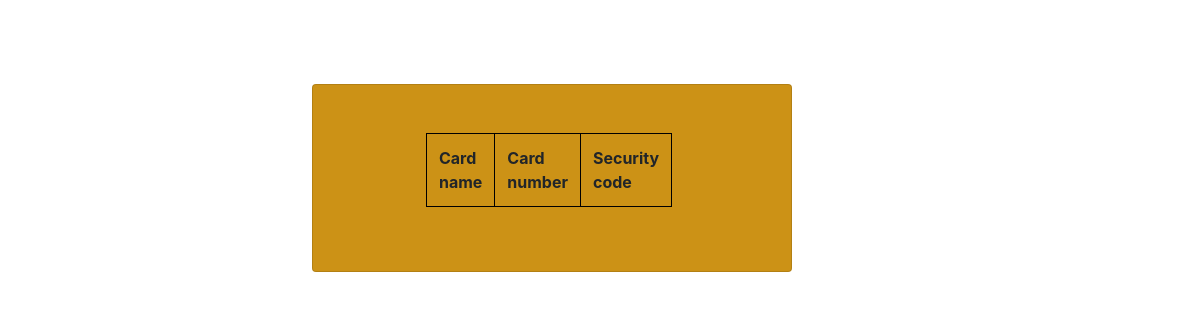
The page /wallet/cards/ on the database as committed earlier.
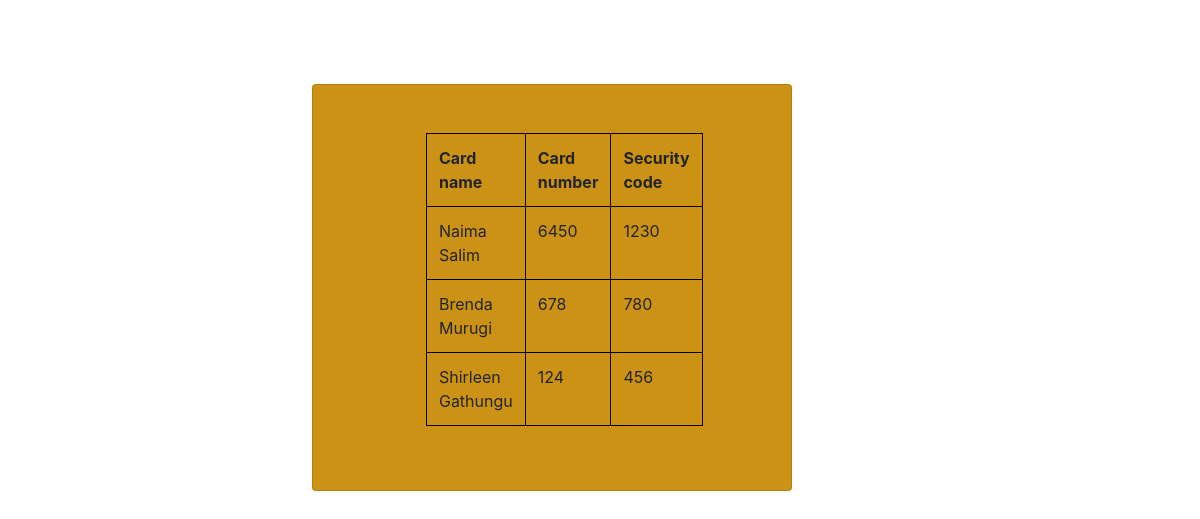
The same page on the database as committed later.
### wallet/models.py (models this page shows, shortened)
class Card(models.Model):
    card_number = models.IntegerField()
    card_name = models.CharField(max_length=20,null=True)
    date_issued = models.DateTimeField(default=datetime.now)
    CARD_CHOICES=(
        ('C','Credit Card'),
        ('D','Debit Card'),
    )
    card_type = models.CharField(max_length=20,choices=CARD_CHOICES,null=True)
    expiry_date = models.IntegerField()
    security_code = models.IntegerField()
    wallet = models.ForeignKey(Wallet,on_delete=models.CASCADE,related_name='card_wallet',null=True)
    account = models.ForeignKey(Account,on_delete=models.CASCADE,related_name='card_account',null=True)
    ISSUER_CHOICES=(
        ('v','Visa Card'),
        ('M','Master Card'),
    )
    issuer = models.CharField(max_length=20,choices=ISSUER_CHOICES,null=True)

### wallet/views.py (the view)
# urls.py: path("cards/", views.list_cards, name="cards_list"),
def list_cards(request):
    cards=Card.objects.all()
    return render(request, "wallet/cards_list.html",
    {"cards":cards})

### wallet/templates/wallet/cards_list.html (shortened to what this page needs)
<!DOCTYPE html>
<html lang="en">
<head>
    <link rel="stylesheet" href="https://cdn.jsdelivr.net/npm/bootstrap@4.3.1/dist/css/bootstrap.min.css">
</head>
<body>
    <div class="card" style="width: 30rem; background-color: rgb(204, 146, 22); padding: 4%; margin-left: 26%; margin-top: 3%; margin-top: 7%;">
    <table class="table" style="border: 1px solid black; border-collapse: collapse; width: 15rem; margin-left: 17%;">
        <tr>
            <th class="table" style="border: 1px solid black; border-collapse: collapse; width: 15rem; margin-left: 17%;">Card name</th>
            <th class="table" style="border: 1px solid black; border-collapse: collapse; width: 15rem; margin-left: 17%;">Card number</th>
            <th class="table" style="border: 1px solid black; border-collapse: collapse; width: 15rem; margin-left: 17%;">Security code</th>
        </tr>
        {%for card in cards%}
        <tr>
            <td class="table" style="border: 1px solid black; border-collapse: collapse; width: 15rem; margin-left: 17%;">{{card.card_name}}</td>
            <td class="table" style="border: 1px solid black; border-collapse: collapse; width: 15rem; margin-left: 17%;">{{card.card_number}}</td>
            <td class="table" style="border: 1px solid black; border-collapse: collapse; width: 15rem; margin-left: 17%;">{{card.security_code}}</td>
        </tr>
        {% endfor %}
    </table>
    </div>
</body>
</html>

Rows that differ between the two databases and show on the page:
added Card: card_name "Naima Salim", card_number "6450", security_code "1230"
added Card: card_name "Brenda Murugi", card_number "678", security_code "780"
added Card: card_name "Shirleen Gathungu", card_number "124", security_code "456"
